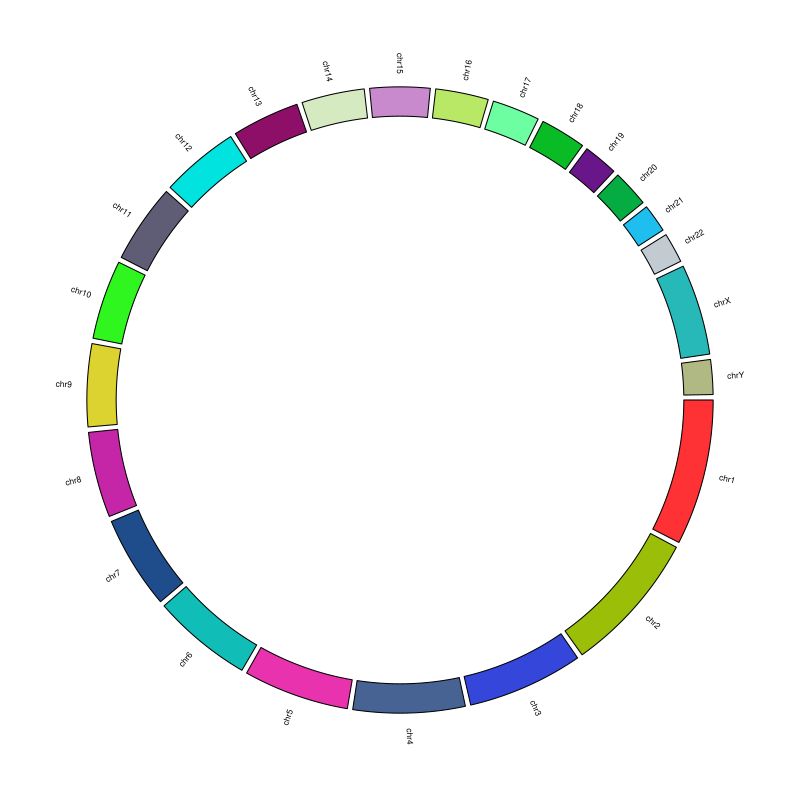

Write R code to recreate this figure.
library(circlize)

par(mar = c(1, 1, 1 ,1))

circos.initializeWithIdeogram(plotType = NULL)

circos.trackPlotRegion(ylim = c(0, 1), panel.fun = function(x, y) {
	chr = get.cell.meta.data("sector.index")
	xlim = get.cell.meta.data("xlim")
	ylim = get.cell.meta.data("ylim")
	circos.rect(xlim[1], 0, xlim[2], 0.5,
		col = rgb(runif(1), runif(1), runif(1)))
	circos.text(mean(xlim), 0.9, chr, cex = 0.5, facing = "clockwise", niceFacing = TRUE)
}, bg.border = NA)

circos.clear()
